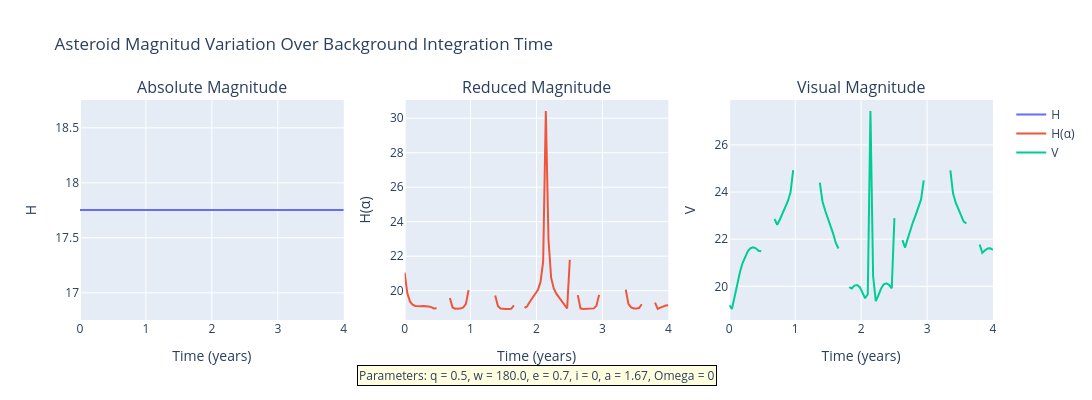

Notebook source saved alongside this figure:
### Code cell
x = times/year
y1 = H_absolute
y2 = H_reducido
y3 = mag_visual

titles = ['Absolute Magnitude', 'Reduced Magnitude', 'Visual Magnitude']
x_labels = ['Time (years)', 'Time (years)', 'Time (years)']
y_labels = ['H', 'H(α)', 'V']

annotation_text = f"Parameters: q = {q}, w = {w/deg}, e = {e}, i = {inc}, a = {np.round(a, 2)}, Omega = {Omega}"

fig = make_subplots(rows=1, cols=3, subplot_titles=titles)

# Agregar trazas de línea
fig.add_trace(go.Scatter(x=x, y=y1, mode='lines', name='H'), row=1, col=1)
fig.add_trace(go.Scatter(x=x, y=y2, mode='lines', name='H(α)'), row=1, col=2)
fig.add_trace(go.Scatter(x=x, y=y3, mode='lines', name='V'), row=1, col=3)

# Etiquetas de ejes
fig.update_xaxes(title_text=x_labels[0], row=1, col=1)
fig.update_xaxes(title_text=x_labels[1], row=1, col=2)
fig.update_xaxes(title_text=x_labels[2], row=1, col=3)

fig.update_yaxes(title_text=y_labels[0], row=1, col=1)
fig.update_yaxes(title_text=y_labels[1], row=1, col=2)
fig.update_yaxes(title_text=y_labels[2], row=1, col=3)

# Agregar caja de texto (annotation)
fig.add_annotation(
    text=annotation_text,
    xref="paper", yref="paper",
    x=0.5, y=-0.3,
    showarrow=False,
    align='left',
    bordercolor="black",
    borderwidth=1,
    bgcolor="lightyellow",
    font=dict(size=12)
)

fig.update_layout(
    height=400,
    width=1150,
    title_text="Asteroid Magnitud Variation Over Background Integration Time"
)

fig.show()

### Figure 1 — Plotly figure (JSON) as saved in the notebook; plotly's stock layout.template omitted (floating-point values rounded to 4 significant figures)
{"data": [{"mode": "lines", "name": "H", "type": "scatter", "x": [0.0, 0.0404, 0.08081, 0.1212, 0.1616, 0.202, 0.2424, 0.2828, 0.3232, 0.3636, 0.404, 0.4444, 0.4848, 0.5253, 0.5657, 0.6061, 0.6465, 0.6869, 0.7273, 0.7677, 0.8081, 0.8485, 0.8889, 0.9293, 0.9697, 1.01, 1.051, 1.091, 1.131, 1.172, 1.212, 1.253, 1.293, 1.333, 1.374, 1.414, 1.455, 1.495, 1.535, 1.576, 1.616, 1.657, 1.697, 1.737, 1.778, 1.818, 1.859, 1.899, 1.939, 1.98, 2.02, 2.061, 2.101, 2.141, 2.182, 2.222, 2.263, 2.303, 2.343, 2.384, 2.424, 2.465, 2.505, 2.545, 2.586, 2.626, 2.667, 2.707, 2.747, 2.788, 2.828, 2.869, 2.909, 2.949, 2.99, 3.03, 3.071, 3.111, 3.152, 3.192, 3.232, 3.273, 3.313, 3.354, 3.394, 3.434, 3.475, 3.515, 3.556, 3.596, 3.636, 3.677, 3.717, 3.758, 3.798, 3.838, 3.879, 3.919, 3.96, 4.0], "xaxis": "x", "y": [17.75, 17.75, 17.75, 17.75, 17.75, 17.75, 17.75, 17.75, 17.75, 17.75, 17.75, 17.75, 17.75, 17.75, 17.75, 17.75, 17.75, 17.75, 17.75, 17.75, 17.75, 17.75, 17.75, 17.75, 17.75, 17.75, 17.75, 17.75, 17.75, 17.75, 17.75, 17.75, 17.75, 17.75, 17.75, 17.75, 17.75, 17.75, 17.75, 17.75, 17.75, 17.75, 17.75, 17.75, 17.75, 17.75, 17.75, 17.75, 17.75, 17.75, 17.75, 17.75, 17.75, 17.75, 17.75, 17.75, 17.75, 17.75, 17.75, 17.75, 17.75, 17.75, 17.75, 17.75, 17.75, 17.75, 17.75, 17.75, 17.75, 17.75, 17.75, 17.75, 17.75, 17.75, 17.75, 17.75, 17.75, 17.75, 17.75, 17.75, 17.75, 17.75, 17.75, 17.75, 17.75, 17.75, 17.75, 17.75, 17.75, 17.75, 17.75, 17.75, 17.75, 17.75, 17.75, 17.75, 17.75, 17.75, 17.75, 17.75], "yaxis": "y"}, {"mode": "lines", "name": "H(α)", "type": "scatter", "x": [0.0, 0.0404, 0.08081, 0.1212, 0.1616, 0.202, 0.2424, 0.2828, 0.3232, 0.3636, 0.404, 0.4444, 0.4848, 0.5253, 0.5657, 0.6061, 0.6465, 0.6869, 0.7273, 0.7677, 0.8081, 0.8485, 0.8889, 0.9293, 0.9697, 1.01, 1.051, 1.091, 1.131, 1.172, 1.212, 1.253, 1.293, 1.333, 1.374, 1.414, 1.455, 1.495, 1.535, 1.576, 1.616, 1.657, 1.697, 1.737, 1.778, 1.818, 1.859, 1.899, 1.939, 1.98, 2.02, 2.061, 2.101, 2.141, 2.182, 2.222, 2.263, 2.303, 2.343, 2.384, 2.424, 2.465, 2.505, 2.545, 2.586, 2.626, 2.667, 2.707, 2.747, 2.788, 2.828, 2.869, 2.909, 2.949, 2.99, 3.03, 3.071, 3.111, 3.152, 3.192, 3.232, 3.273, 3.313, 3.354, 3.394, 3.434, 3.475, 3.515, 3.556, 3.596, 3.636, 3.677, 3.717, 3.758, 3.798, 3.838, 3.879, 3.919, 3.96, 4.0], "xaxis": "x2", "y": [21.05, 19.86, 19.38, 19.19, 19.11, 19.1, 19.1, 19.11, 19.11, 19.09, 19.04, 18.97, 18.98, NaN, NaN, NaN, NaN, 19.57, 19.03, 18.96, 18.95, 18.97, 19.03, 19.23, 20.03, NaN, NaN, NaN, NaN, NaN, NaN, NaN, NaN, NaN, 19.72, 19.12, 18.97, 18.94, 18.94, 18.94, 18.95, 19.15, NaN, NaN, NaN, 19.01, 19.1, 19.36, 19.57, 19.78, 20.04, 20.5, 21.69, 30.42, 22.95, 20.74, 20.12, 19.82, 19.62, 19.44, 19.22, 18.97, 21.79, NaN, NaN, 19.74, 18.98, 18.94, 18.94, 18.94, 18.94, 18.98, 19.13, 19.76, NaN, NaN, NaN, NaN, NaN, NaN, NaN, NaN, NaN, 20.06, 19.24, 19.04, 18.97, 18.96, 19.0, 19.22, NaN, NaN, NaN, NaN, 19.31, 18.94, 19.02, 19.1, 19.14, 19.16], "yaxis": "y2"}, {"mode": "lines", "name": "V", "type": "scatter", "x": [0.0, 0.0404, 0.08081, 0.1212, 0.1616, 0.202, 0.2424, 0.2828, 0.3232, 0.3636, 0.404, 0.4444, 0.4848, 0.5253, 0.5657, 0.6061, 0.6465, 0.6869, 0.7273, 0.7677, 0.8081, 0.8485, 0.8889, 0.9293, 0.9697, 1.01, 1.051, 1.091, 1.131, 1.172, 1.212, 1.253, 1.293, 1.333, 1.374, 1.414, 1.455, 1.495, 1.535, 1.576, 1.616, 1.657, 1.697, 1.737, 1.778, 1.818, 1.859, 1.899, 1.939, 1.98, 2.02, 2.061, 2.101, 2.141, 2.182, 2.222, 2.263, 2.303, 2.343, 2.384, 2.424, 2.465, 2.505, 2.545, 2.586, 2.626, 2.667, 2.707, 2.747, 2.788, 2.828, 2.869, 2.909, 2.949, 2.99, 3.03, 3.071, 3.111, 3.152, 3.192, 3.232, 3.273, 3.313, 3.354, 3.394, 3.434, 3.475, 3.515, 3.556, 3.596, 3.636, 3.677, 3.717, 3.758, 3.798, 3.838, 3.879, 3.919, 3.96, 4.0], "xaxis": "x3", "y": [19.2, 19.04, 19.55, 20.11, 20.6, 20.99, 21.29, 21.5, 21.62, 21.66, 21.62, 21.51, 21.49, NaN, NaN, NaN, NaN, 22.86, 22.61, 22.84, 23.1, 23.35, 23.61, 23.99, 24.93, NaN, NaN, NaN, NaN, NaN, NaN, NaN, NaN, NaN, 24.4, 23.6, 23.22, 22.91, 22.6, 22.23, 21.84, 21.6, NaN, NaN, NaN, 19.97, 19.91, 20.03, 20.06, 19.97, 19.76, 19.49, 19.66, 27.44, 20.44, 19.37, 19.62, 19.91, 20.08, 20.13, 20.06, 19.92, 22.9, NaN, NaN, 21.96, 21.64, 22.02, 22.41, 22.74, 23.03, 23.32, 23.69, 24.49, NaN, NaN, NaN, NaN, NaN, NaN, NaN, NaN, NaN, 24.92, 23.94, 23.55, 23.27, 23.0, 22.75, 22.66, NaN, NaN, NaN, NaN, 21.78, 21.42, 21.53, 21.61, 21.62, 21.55], "yaxis": "y3"}], "layout": {"annotations": [{"font": {"size": 16}, "showarrow": false, "text": "Absolute Magnitude", "x": 0.1444, "xanchor": "center", "xref": "paper", "y": 1, "yanchor": "bottom", "yref": "paper"}, {"font": {"size": 16}, "showarrow": false, "text": "Reduced Magnitude", "x": 0.5, "xanchor": "center", "xref": "paper", "y": 1, "yanchor": "bottom", "yref": "paper"}, {"font": {"size": 16}, "showarrow": false, "text": "Visual Magnitude", "x": 0.8556, "xanchor": "center", "xref": "paper", "y": 1, "yanchor": "bottom", "yref": "paper"}, {"align": "left", "bgcolor": "lightyellow", "bordercolor": "black", "borderwidth": 1, "font": {"size": 12}, "showarrow": false, "text": "Parameters: q = 0.5, w = 180.0, e = 0.7, i = 0, a = 1.67, Omega = 0", "x": 0.5, "xref": "paper", "y": -0.3, "yref": "paper"}], "height": 400, "title": {"text": "Asteroid Magnitud Variation Over Background Integration Time"}, "width": 1150, "xaxis": {"anchor": "y", "domain": [0, 0.2889], "title": {"text": "Time (years)"}}, "xaxis2": {"anchor": "y2", "domain": [0.3556, 0.6444], "title": {"text": "Time (years)"}}, "xaxis3": {"anchor": "y3", "domain": [0.7111, 1], "title": {"text": "Time (years)"}}, "yaxis": {"anchor": "x", "domain": [0, 1], "title": {"text": "H"}}, "yaxis2": {"anchor": "x2", "domain": [0, 1], "title": {"text": "H(α)"}}, "yaxis3": {"anchor": "x3", "domain": [0, 1], "title": {"text": "V"}}}}
